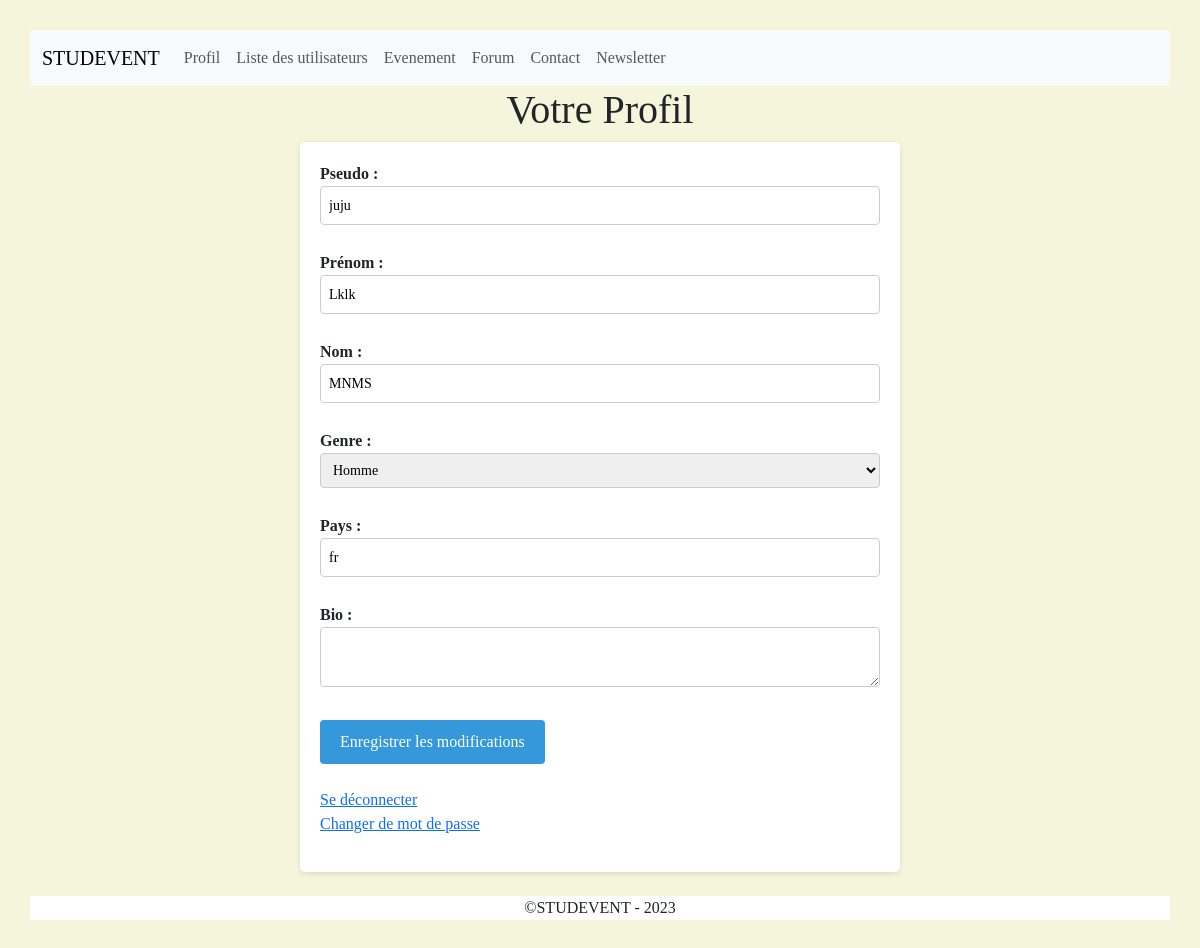
/Cours/profil.php (signed in), run on the app's committed database.
### tables this page shows
CREATE TABLE `esgi_user` (
  `id` int(11) NOT NULL,
  `firstname` varchar(60) NOT NULL,
  `lastname` varchar(120) NOT NULL,
  `email` varchar(320) NOT NULL,
  `pwd` varchar(255) NOT NULL,
  `country` char(2) NOT NULL,
  `birthday` date NOT NULL,
  `gender` tinyint(4) NOT NULL,
  `status` tinyint(4) NOT NULL DEFAULT -1,
  `date_inserted` timestamp NOT NULL DEFAULT current_timestamp(),
  `date_updated` timestamp NULL DEFAULT NULL ON UPDATE current_timestamp(),
  `bio` text DEFAULT NULL,
  `pseudo` varchar(50) DEFAULT NULL,
  `is_active` tinyint(1) NOT NULL DEFAULT 0,
  `token` varchar(255) DEFAULT NULL
);

### Cours/profil.php (the view, shortened to what this page needs)
<?php
include "template/header.php";
?>
<!DOCTYPE html>
<html>
<head>
    <link rel="stylesheet" type="" href="profil.css">
</head>
<body>
    <?php
$email = $_SESSION['email'];
$connect = connectDB();
if(isset($_POST['submit'])){
    $pseudo = $_POST['pseudo'];
    $firstname = $_POST['firstname'];
    $lastname = $_POST['lastname'];
    $gender = $_POST['gender'];
    $country = $_POST['country'];
    $bio = $_POST['bio'];
    $queryPrepared = $connect->prepare("UPDATE ".DB_PREFIX."user SET pseudo=:pseudo, firstname=:firstname, lastname=:lastname, gender=:gender, country=:country, bio=:bio WHERE email=:email");
    $queryPrepared->execute(["pseudo" => $pseudo, "firstname" => $firstname, "lastname" => $lastname, "gender" => $gender, "country" => $country, "email" => $email, "bio" => $bio]);
    $queryPrepared = $connect->prepare("SELECT pseudo, firstname, lastname, gender, country, bio FROM ".DB_PREFIX."user WHERE email=:email");
    $queryPrepared->execute(["email" => $email]);
    $user = $queryPrepared->fetch();
} else {
    $queryPrepared = $connect->prepare("SELECT pseudo, firstname, lastname, gender, country, bio FROM ".DB_PREFIX."user WHERE email=:email");
    $queryPrepared->execute(["email" => $email]);
    $user = $queryPrepared->fetch();
}
?>
    <center><h1>Votre Profil</h1></center>
    <form method="post" action="profil.php">
        <div class="user-info">
            <p><label>Pseudo :</label> <input type="text" name="pseudo" value="<?= htmlspecialchars($user['pseudo']) ?>"></p>
            <p><label>Prénom :</label> <input type="text" name="firstname" value="<?= htmlspecialchars($user['firstname']) ?>"></p>
            <p><label>Nom :</label> <input type="text" name="lastname" value="<?= htmlspecialchars($user['lastname']) ?>"></p>
            <p><label>Genre :</label>
                <select name="gender" id="gender-select">
    <option value="0" <?= $user['gender'] === '0' ? 'selected' : '' ?>>Homme</option>
</select>
            </p>
            <p><label>Pays :</label> <input type="text" name="country" value="<?= htmlspecialchars($user['country']) ?>"></p>
             <p><label>Bio :</label> <textarea name="bio"><?= htmlspecialchars($user['bio']) ?></textarea></p>
        </div>
        <input type="submit" name="submit" value="Enregistrer les modifications">
        <br>
        <br>
<a href="logout.php">Se déconnecter</a>
<p>
    <a href="NewPassword.php">Changer de mot de passe</a>
    </form>
    <br>
</body>
</html>
<?php include "template/footer.php";?>

### Cours/profil.css (style rules this page uses)
form { background-color: #fff; padding: 20px; border-radius: 5px; box-shadow: 0 2px 5px rgba(0, 0, 0, 0.1); max-width: 600px; margin: 0 auto; }
label { font-weight: bold; display: inline-block; width: 100px; }
input[type="text"], input[type="password"], textarea, select { width: 100%; padding: 8px; border: 1px solid #ccc; border-radius: 4px; font-size: 14px; margin-bottom: 10px; }
input[type="submit"] { background-color: #3498db; color: #fff; border: none; border-radius: 4px; padding: 10px 20px; font-size: 16px; cursor: pointer; }

### Cours/profil.php (style rules this page uses)
body { font-family: Centaur; background-color: beige; padding: 30px; }
h1 { font-family: Bernard MT; }

### data on the page
esgi_user: pseudo "juju", firstname "Lklk", lastname "MNMS", country "fr"
